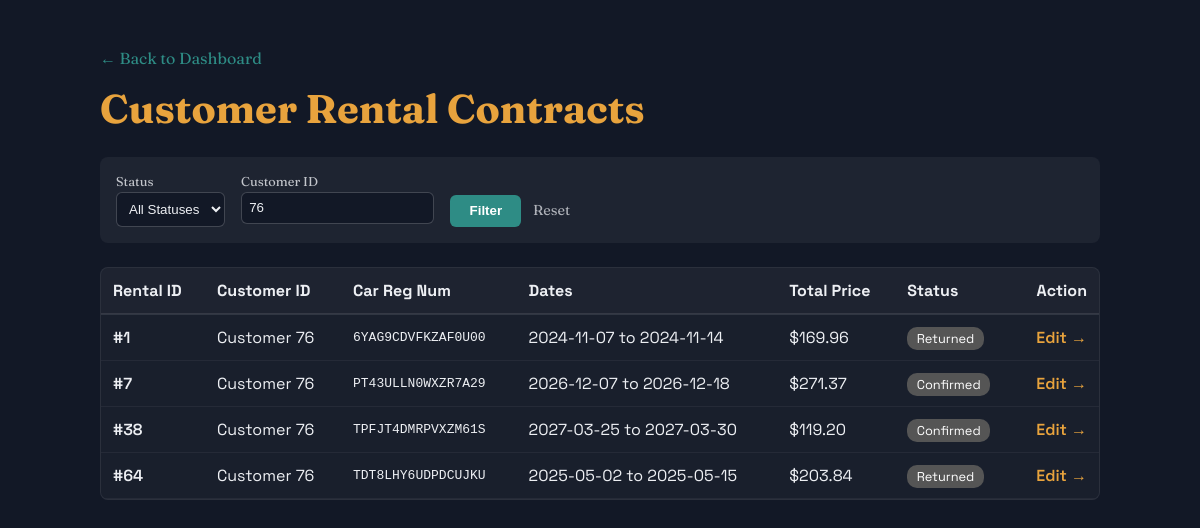
Page /enterprise/rentals?customer_id=76 on the earlier database version.
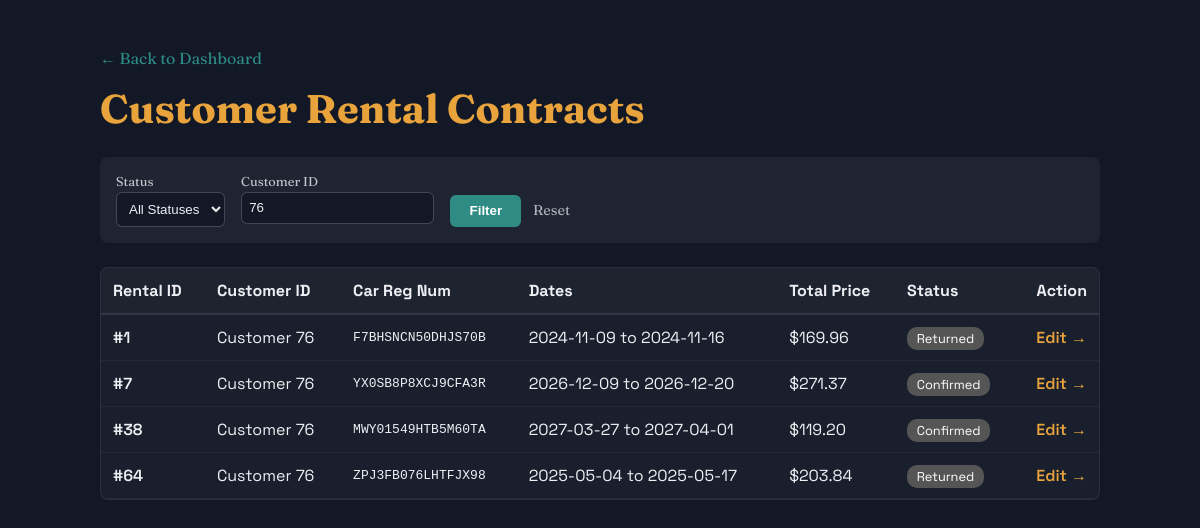
Same page on the later database version.
### tables this page shows
CREATE TABLE rentals (
        id INTEGER PRIMARY KEY AUTOINCREMENT,
        customer_id INTEGER NOT NULL,
        car_reg_num TEXT NOT NULL,
        start_date TEXT NOT NULL,
        end_date TEXT NOT NULL,
        total_price REAL NOT NULL,
        status TEXT NOT NULL,
        FOREIGN KEY (car_reg_num) REFERENCES vehicles (reg_num),
        FOREIGN KEY (customer_id) REFERENCES customers (id)
    );

### car_rental/routes/enterprise.py (the view)
@enterprise_bp.route("/rentals", methods=["GET"])
def rental_list():
    status = request.args.get("status", "")
    customer_id = request.args.get("customer_id", "")
    query_params = {}
    if status:
        query_params["status"] = status
    if customer_id:
        try:
            query_params["customer_id"] = int(customer_id)
        except ValueError:
            query_params["customer_id"] = customer_id
    rentals = db.load_reservations(parameters=query_params if query_params else None)
    return render_template(
        "enterprise/rental_list.html",
        rentals=rentals,
        selected_status=status,
        selected_customer_id=customer_id
    )

### car_rental/database.py (called while the page is built)
    def _load(self, table: str, parameters: Optional[dict[str, Any]] = None) -> list[dict]:
        query = f"SELECT * FROM {table}"
        values = ()
        if parameters:
            conditions = " AND ".join(f"{key} = ?" for key in parameters)
            query += f" WHERE {conditions}"
            values = tuple(parameters.values())
        cur = self.conn.execute(query, values)
        return [dict(row) for row in cur.fetchall()]

    def load_reservations(self, parameters: Optional[dict[str, Any]] = None) -> list[dict]:
        return self._load("rentals", parameters)

### car_rental/templates/enterprise/rental_list.html (shortened to what this page needs)
{% extends "base.html" %}
{% block content %}
<main class="placeholder placeholder--enterprise" style="justify-content: flex-start; padding: 3rem 1.5rem;">
  <div style="max-width: 1000px; width: 100%; margin: 0 auto; text-align: left;">
    <a href="{{ url_for('enterprise.dashboard') }}" style="color: var(--enterprise-accent-soft); display: inline-block; margin-bottom: 1rem;">← Back to Dashboard</a>
    <h1 style="color: var(--enterprise-accent); margin-bottom: 1.5rem;">Customer Rental Contracts</h1>
    <form method="GET" action="{{ url_for('enterprise.rental_list') }}" style="display: flex; gap: 1rem; flex-wrap: wrap; background: rgba(255,255,255,0.05); padding: 1rem; border-radius: 8px; margin-bottom: 1.5rem;">
      <div>
        <label style="display: block; font-size: 0.8rem; opacity: 0.8; margin-bottom: 0.2rem;">Status</label>
        <select name="status" style="padding: 0.5rem; border-radius: 6px; background: var(--enterprise-bg); color: var(--enterprise-ink); border: 1px solid rgba(255,255,255,0.2);">
          <option value="">All Statuses</option>
        </select>
      </div>
      <div>
        <label style="display: block; font-size: 0.8rem; opacity: 0.8; margin-bottom: 0.2rem;">Customer ID</label>
        <input type="text" name="customer_id" value="{{ selected_customer_id }}" placeholder="e.g. 1" style="padding: 0.45rem; border-radius: 6px; background: var(--enterprise-bg); color: var(--enterprise-ink); border: 1px solid rgba(255,255,255,0.2);">
      </div>
      <div style="align-self: flex-end;">
        <button type="submit" style="background: var(--enterprise-accent-soft); color: white; border: none; padding: 0.55rem 1.2rem; border-radius: 6px; font-weight: 600; cursor: pointer;">Filter</button>
        <a href="{{ url_for('enterprise.rental_list') }}" style="margin-left: 0.5rem; color: var(--enterprise-ink); opacity: 0.7; font-size: 0.9rem;">Reset</a>
      </div>
    </form>
    <div style="overflow-x: auto; background: rgba(255,255,255,0.03); border-radius: 8px; border: 1px solid rgba(255,255,255,0.08);">
      <table style="width: 100%; border-collapse: collapse; font-family: var(--font-ui);">
        <thead>
          <tr style="border-bottom: 2px solid rgba(255,255,255,0.1); text-align: left; background: rgba(255,255,255,0.02);">
            <th style="padding: 0.75rem;">Rental ID</th>
            <th style="padding: 0.75rem;">Customer ID</th>
            <th style="padding: 0.75rem;">Car Reg Num</th>
            <th style="padding: 0.75rem;">Dates</th>
            <th style="padding: 0.75rem;">Total Price</th>
            <th style="padding: 0.75rem;">Status</th>
            <th style="padding: 0.75rem; text-align: right;">Action</th>
          </tr>
        </thead>
        <tbody>
          {% if rentals %}
            {% for r in rentals %}
              <tr style="border-bottom: 1px solid rgba(255,255,255,0.05);">
                <td style="padding: 0.75rem; font-weight: 600;">#{{ r.id }}</td>
                <td style="padding: 0.75rem;">Customer {{ r.customer_id }}</td>
                <td style="padding: 0.75rem; font-family: monospace;">{{ r.car_reg_num }}</td>
                <td style="padding: 0.75rem;">{{ r.start_date }} to {{ r.end_date }}</td>
                <td style="padding: 0.75rem;">${{ "%.2f"|format(r.total_price) }}</td>
                <td style="padding: 0.75rem;">
                  <span style="padding: 0.2rem 0.6rem; border-radius: 10px; font-size: 0.8rem; background: {{ '#2E8C85' if r.status == 'active' else '#555' }}; color: white;">
                    {{ r.status|capitalize }}
                  </span>
                </td>
                <td style="padding: 0.75rem; text-align: right;">
                  <a href="{{ url_for('enterprise.rental_detail', rental_id=r.id) }}" style="color: var(--enterprise-accent); font-weight: 600;">Edit →</a>
                </td>
              </tr>
            {% endfor %}
          {% else %}
            <tr><td colspan="7" style="padding: 1.5rem; text-align: center; opacity: 0.7;">No rentals match the filters.</td></tr>
          {% endif %}
        </tbody>
      </table>
    </div>
  </div>
</main>
{% endblock %}

### car_rental/templates/base.html (shortened to what this page needs)
<!DOCTYPE html>
<html lang="en">
<head>
  <link rel="stylesheet" href="{{ url_for('static', filename='css/style.css') }}">
</head>
<body>
  {% block content %}{% endblock %}
</body>
</html>

### car_rental/static/css/style.css (style rules this page uses)
:root { --customer-bg: #F6ECD9; --customer-ink: #2E1B14; --customer-accent: #7A2E3B; --customer-accent-soft: #C96E7A; --enterprise-bg: #121826; --enterprise-ink: #EDEFF3; --enterprise-accent: #E8A33D; --enterprise-accent-soft: #2E8C85; --font-display: "Fraunces", Georgia, serif; --font-ui: "Space Grotesk", "Segoe UI", sans-serif; }
* { box-sizing: border-box; }
body { margin: 0; font-family: var(--font-ui); background: var(--customer-bg); }
a { text-decoration: none; color: inherit; }
.placeholder { position: relative; min-height: 100vh; display: flex; flex-direction: column; align-items: center; justify-content: center; gap: 0.5rem; font-family: var(--font-display); text-align: center; }
.placeholder--enterprise { background: var(--enterprise-bg); color: var(--enterprise-ink); }
.placeholder h1 { font-size: 2.5rem; margin: 0; }

Differences in the rows shown:
changed rentals id 1: car_reg_num "6YAG9CDVFKZAF0U00" → "F7BHSNCN50DHJS70B"; start_date "2024-11-07" → "2024-11-09"; end_date "2024-11-14" → "2024-11-16"
changed rentals id 7: car_reg_num "PT43ULLN0WXZR7A29" → "YX0SB8P8XCJ9CFA3R"; start_date "2026-12-07" → "2026-12-09"; end_date "2026-12-18" → "2026-12-20"
changed rentals id 38: car_reg_num "TPFJT4DMRPVXZM61S" → "MWY01549HTB5M60TA"; start_date "2027-03-25" → "2027-03-27"; end_date "2027-03-30" → "2027-04-01"
changed rentals id 64: car_reg_num "TDT8LHY6UDPDCUJKU" → "ZPJ3FB076LHTFJX98"; start_date "2025-05-02" → "2025-05-04"; end_date "2025-05-15" → "2025-05-17"
